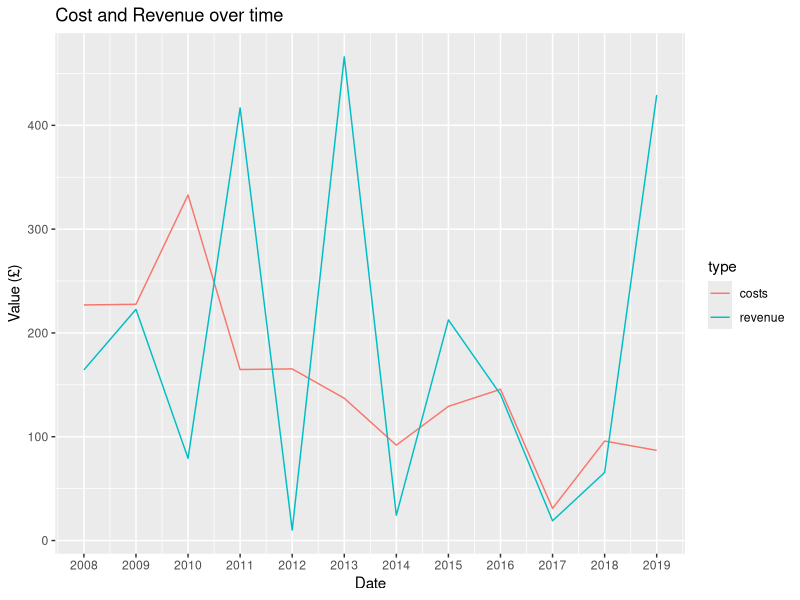
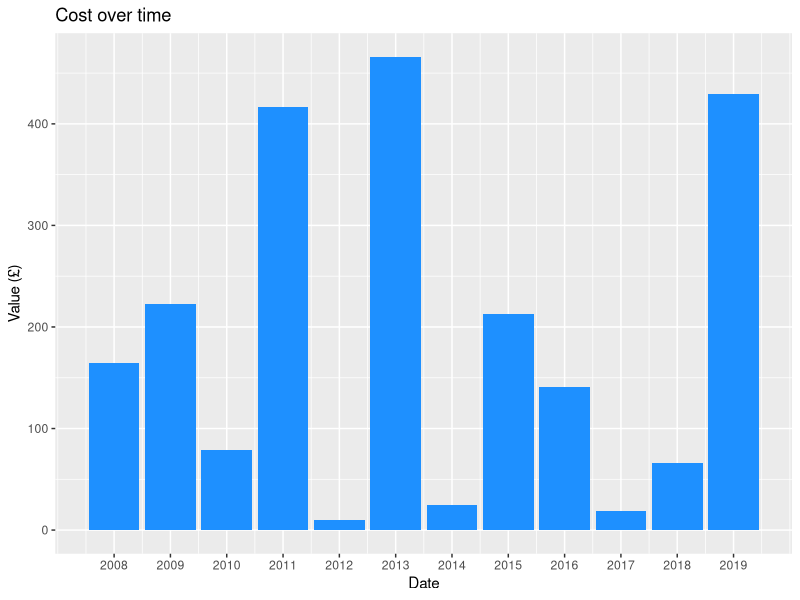
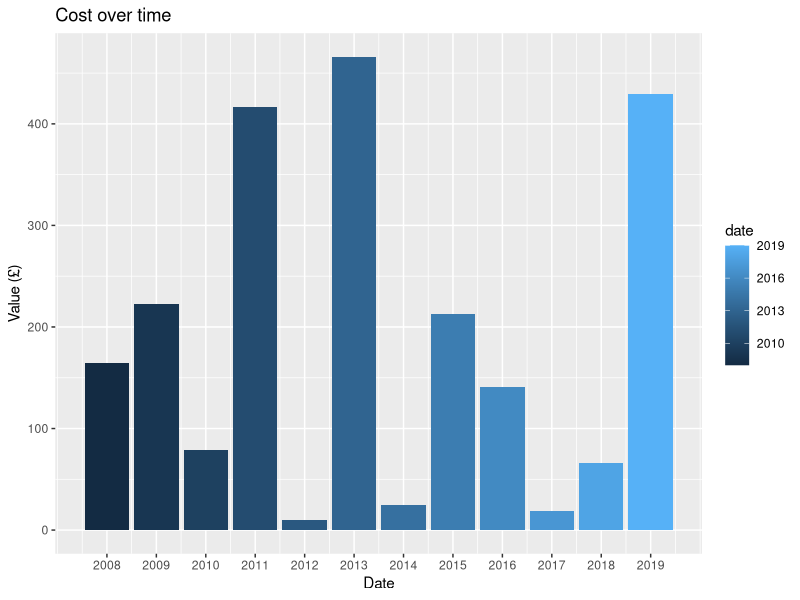

These charts were generated, in order, by the following R code:
# Task 1
data <- data.frame(date = seq(2008, 2019, by =1),
                   revenue = abs(rnorm(12, 0, 0.02) * 10000), 
                   costs = abs(rnorm(12, 0, 0.02) * 9000))

library(tidyverse)

data2 <- pivot_longer(data, -date, names_to = "type")

ggplot(data2, aes(x=date, y = value, colour = type)) + 
  geom_line() +
  labs(title="Cost and Revenue over time",
       x ="Date", y = "Value (£)") +
  scale_x_continuous(breaks=seq(2008,2019,1))

# Task 2

ggplot(data, aes(x=date, y = revenue)) + 
  geom_col(fill = "dodgerblue") +
  labs(title="Cost over time",
       x ="Date", y = "Value (£)") +
  scale_x_continuous(breaks=seq(2008,2019,1)) 

colours<-colorRampPalette(c("#deebf7", "#08306b"))
colours(12)

ggplot(data, aes(x=date, y = revenue, fill = date)) + 
  geom_col() +
  labs(title="Cost over time",
       x ="Date", y = "Value (£)") +
  scale_x_continuous(breaks=seq(2008,2019,1)) +
  scale_colour_gradient(low = "gray0", high = "gray100")

